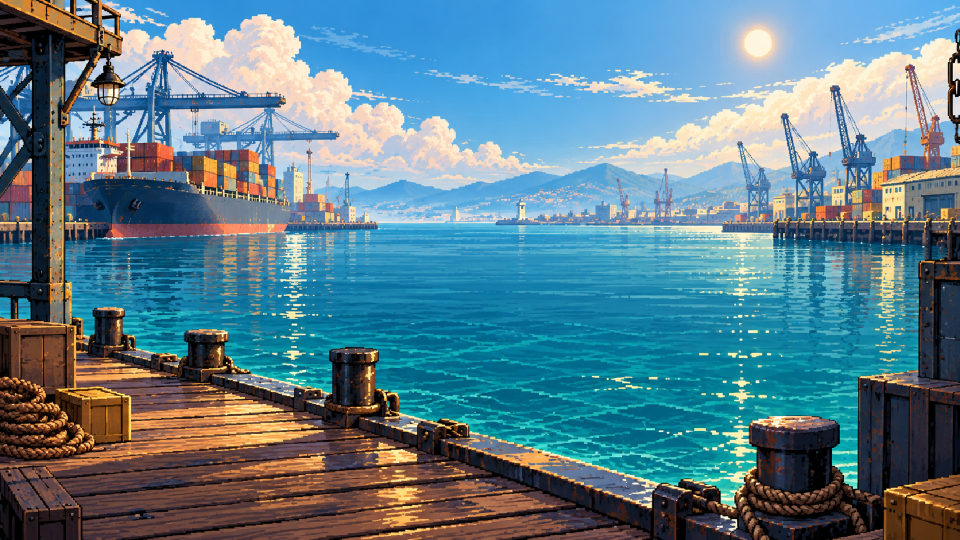
#> input picture videos/ep-007-navio/producao/assets/Harbor_Pixel_16x9.png, 1920 x 1080 px (shown at 1/2 size)
$ python -i pixel_art.py   (imports and definitions only)
#> lines starting #> are read from the running program, lines starting #| are printed output that depends on the picture
### videos/ep-007-navio/producao/base_art.py
"""Shared palette, type and the improved, six-pose Pico character."""
import math
from functools import lru_cache
from pathlib import Path
from PIL import Image, ImageDraw, ImageFont

W,H=960,540
NAVY='#071621';TEAL='#6ef0d3';GOLD='#ffcb72';CORAL='#ff8b71';WHITE='#f2f3ed'
ROOT=Path(__file__).resolve().parent

@lru_cache(None)
def font(size,bold=False):
    return ImageFont.truetype('/usr/share/fonts/truetype/dejavu/DejaVuSans'+('-Bold' if bold else '')+'.ttf',size)
def rect(d,box,color):d.rectangle(tuple(round(x) for x in box),fill=color)
def label(d,pos,value,size=18,color=WHITE,anchor=None):
    d.text(tuple(round(x) for x in pos),value,font=font(size,True),fill=color,anchor=anchor)
# [28 lines left out: functions arrow, wrap, pose, sized_pose, pico, not called in this run]
def paste_pico(im,action,t,x,y,height=198):
    sprite=pico(action,t,height=height)
    im.alpha_composite(sprite,(round(x),round(y+math.sin(t*2.1)*4)))

### videos/ep-007-navio/producao/pixel_art.py
"""Episode-specific buoyancy illustrations, animated models and the approved Pico v2."""
import hashlib,math,random
from functools import lru_cache
from pathlib import Path
from PIL import Image,ImageDraw
from base_art import W,H,NAVY,TEAL,GOLD,CORAL,WHITE,font,rect,label,arrow,pico,wrap
ROOT=Path(__file__).resolve().parent
ASSET_HASH=hashlib.sha256(b''.join(p.read_bytes() for p in sorted((ROOT/'assets').glob('*.png')))).hexdigest()
BLUE='#6aaafa';STEEL='#618598';WOOD='#bd925f'
TITLES={
'hook_contrast':'Um gigante e um prego','harbor_ship':'O que mantém o casco flutuando?',
'hull_reveal':'Um corte pelo casco','density_cubes':'Mesmo volume, massas diferentes','mass_volume':'Densidade = massa / volume',
'hull_air':'Espaços protegidos da água','underwater_hull':'A água pressiona o casco','pressure_zoom':'Mais fundo, maior pressão',
'pressure_cube':'Uma caixa completamente submersa','buoyant_arrows':'A resultante aponta para cima',
'displacement':'O espaço que a água deixou','water_equivalent':'O peso da água deslocada','number_example':'Uma comparação com números',
'ship_balance':'Peso e empuxo em equilíbrio','solid_vs_hollow':'Mesmo material, outra forma','shape_transform':'O volume externo importa',
'clay_ball':'Bola de massa de modelar','clay_boat':'A mesma porção vira uma tigela','clay_compare':'A massa não mudou',
'cargo_loading':'Mais carga, maior volume submerso','freeboard':'Calado e parte fora da água','engine_off':'Um cargueiro também flutua parado',
'flood_start':'A água começa a entrar','flood_progress':'O espaço interno deixa de estar protegido','flood_balance':'A condição de flutuação muda',
 'tilt_boat':'Flutuação e estabilidade','tilt_cargo':'A posição da carga importa',
'salt_compare':'O líquido também participa','egg_compare':'Uma comparação de densidades',
'fresh_salt_boat':'Mesma carga, outro líquido','water_density':'A densidade da água pode variar',
'submarine_overview':'Uma descida controlada','ballast_fill':'Água entrando nos tanques de lastro','sub_neutral':'Flutuação neutra',
'ballast_empty':'Ar comprimido expulsando água','sub_surface':'O modelo volta à superfície','ice_density':'Gelo e água líquida',
'hidden_volume':'A fotografia mostra só parte da história','challenge_boats':'Qual dos dois fica mais fundo?',
'challenge_answer':'O carregado desloca mais água','recap_contrast':'O prego e o navio','recap_three':'Massa, volume e líquido',
'harbor_end':'Olhe para a linha da água','outro':'Cada pergunta abre outra viagem'}

@lru_cache(None)
def scenery(kind):
 with Image.open(ROOT/'assets'/f'{kind}_Pixel_16x9.png') as im:return im.convert('RGBA').resize((1024,576),Image.Resampling.NEAREST)
def background(kind,t):
 src=scenery(kind);x=round(32+17*math.sin(t*.08));y=round(18+9*math.sin(t*.06))
 return src.crop((x,y,x+W,y+H))
def circle(d,x,y,r,c,outline=None,width=2):d.ellipse(tuple(round(a) for a in (x-r,y-r,x+r,y+r)),fill=c,outline=outline,width=width)
# [7 lines left out: function panel, not called in this run]
def note(d,text='Modelo ilustrado • sem escala'):
 label(d,(69,468),text,10,'#a2c3cd','lm')
# [14 lines left out: functions water, nail, not called in this run]
def draw_nail(im,x,y,t=0,size=65):
 sprite,pos=nail(None,x,y,t,size);im.alpha_composite(sprite,pos)
def ship_layer(w=420,cut=False,cargo=2,flood=0,cargo_shift=0):
 im=Image.new('RGBA',(440,240));d=ImageDraw.Draw(im)
 y=111;poly=[(8,y),(427,y),(363,y+111),(78,y+111)]
 d.polygon(poly,fill='#30586b',outline=WHITE,width=2)
 d.polygon([(14,y+8),(417,y+8),(363,y+102),(79,y+102)],fill='#ad694f' if not cut else '#102936',outline=STEEL)
 if cut:
  for x in range(101,379,70):
   d.rectangle((x,y+14,x+54,y+91),fill='#213e50',outline=GOLD,width=1)
   if flood:d.rectangle((x,y+91-round(flood*73),x+54,y+91),fill=BLUE)
  label(d,(239,y+53),'ESPAÇO INTERNO',12,TEAL,'mm')
 else:
  for yy in range(y+15,y+100,15):d.line((48+(yy-y)*.29,yy,414-(yy-y)*.49,yy),fill='#4e7a8b',width=1)
  for xx in range(103,381,36):
   for yy in [y+21,y+69]:circle(d,xx,yy,1,WHITE)
 for k in range(max(0,cargo)):
  x=91+(k%4)*65+cargo_shift;yy=y-30-(k//4)*29;c=[CORAL,GOLD,TEAL,BLUE][k%4]
  d.rectangle((x,yy,x+60,yy+27),fill=c,outline=NAVY,width=2)
  for j in range(x+5,x+58,8):d.line((j,yy+3,j,yy+24),fill='#334e61',width=1)
 d.rectangle((354,64,393,y-1),fill='#dbe9e5',outline=STEEL,width=2)
 for yy in [70,83,96]:
  for xx in range(358,388,9):rect(d,(xx,yy,xx+5,yy+5),NAVY)
 d.line((379,64,379,45),fill=GOLD,width=2)
 return im.resize((w,round(240*w/440)),Image.Resampling.NEAREST)
def ship(im,x=165,y=179,w=480,cut=False,cargo=4,flood=0,tilt=0,cargo_shift=0):
 sprite=ship_layer(w,cut,cargo,flood,cargo_shift)
 if tilt:sprite=sprite.rotate(tilt,resample=Image.Resampling.NEAREST,expand=True)
 im.alpha_composite(sprite,(round(x),round(y)))
 return ImageDraw.Draw(im)
# [237 lines left out: functions forces, comparison, densities, hull, pressure, displacement and 12 more, not called in this run]

>>> import cv2
>>> picture = cv2.imread('assets/Harbor_Pixel_16x9.png', cv2.IMREAD_GRAYSCALE)
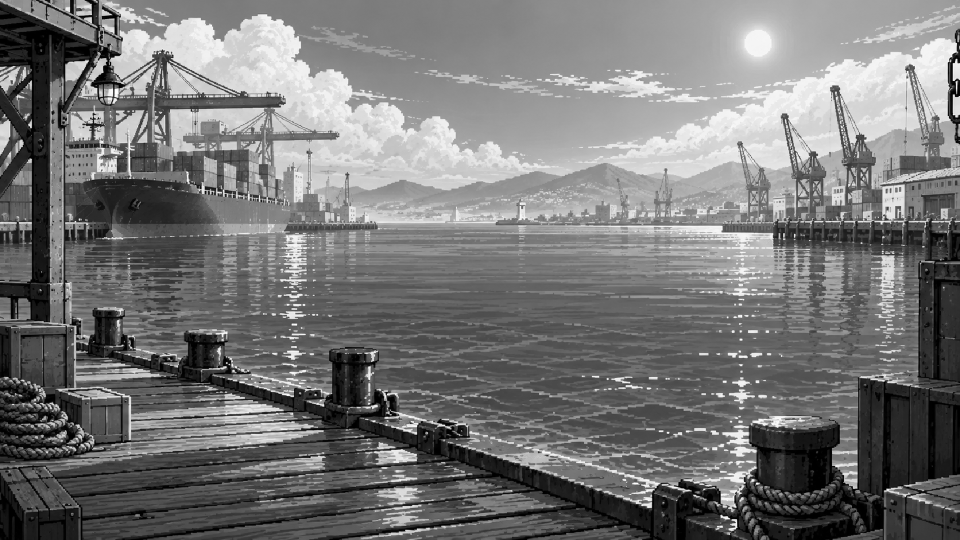
#> picture: shape (1080, 1920) (shown at 1/2 size); min 0, max 255, mean 118.1
>>> result = ship(picture)
#> in ship_layer, `im = Image.new('RGBA', (440, 240))`: im: PIL image 440x240 RGBA; every value is 0
#> in ship_layer, `return im.resize((w,round(240*w/440)),Image.Resampling.NEAREST)`:
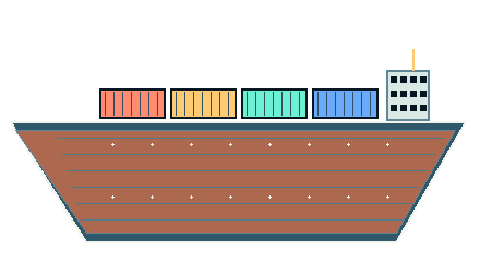
#> returned value: PIL image 480x262 RGBA; mean R, G, B, A 69.2, 53.9, 47.4, 116.9; transparent parts drawn white
#> (the run stopped early here; a loop or call above may not have finished)
